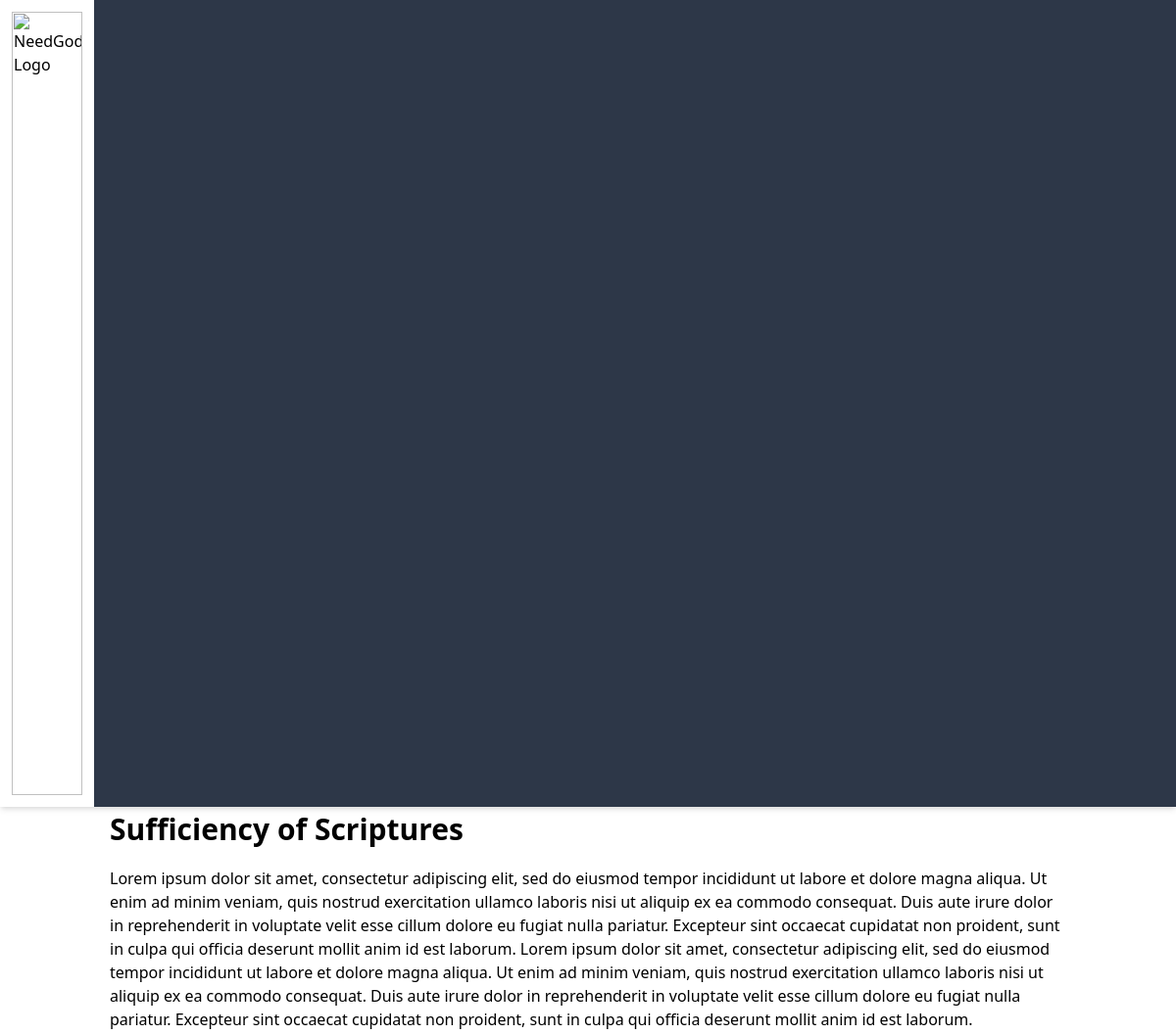
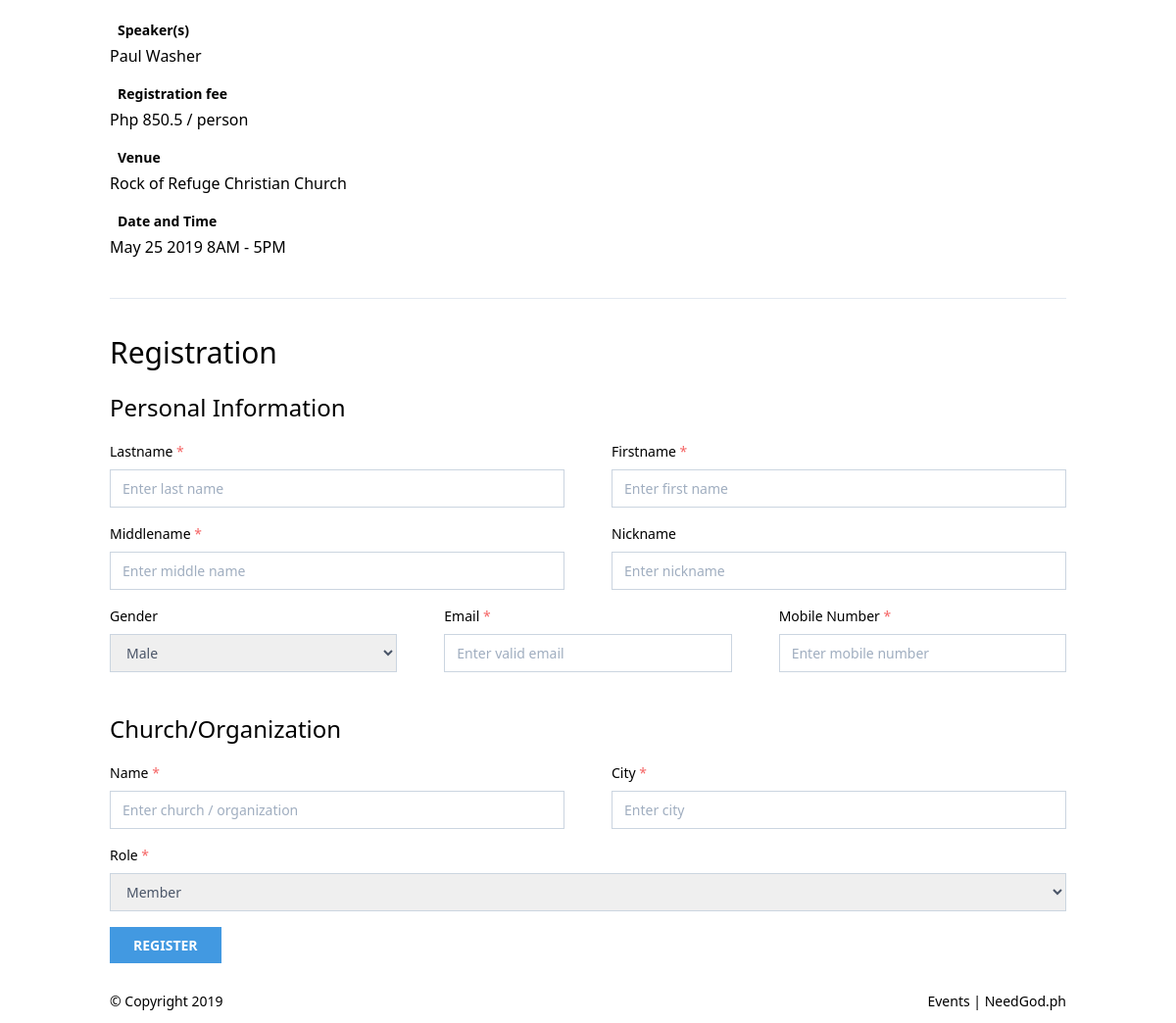
Screenshot of /event/2 with the database file from the repository (2 pictures, top to bottom).
### tables this page shows
CREATE TABLE IF NOT EXISTS `events` (
  `id` int(11) NOT NULL AUTO_INCREMENT,
  `title` varchar(128) NOT NULL,
  `details` text NOT NULL,
  `speakers` varchar(128) NOT NULL,
  `venue` varchar(128) NOT NULL,
  `reg_fee` float NOT NULL,
  `reg_fee_details` text NOT NULL,
  `image` text NOT NULL,
  `date` text NOT NULL,
  `date_start` date NOT NULL,
  `date_end` date NOT NULL,
  `status` varchar(32) NOT NULL DEFAULT 'draft',
  PRIMARY KEY (`id`)
);

### application/controllers/Events.php (called while the page is built, shortened)
<?php
class Events extends CI_Controller
{
	public function __construct()
	{
		$this->load->model('event_model', 'event');
		$this->load->library('form_validation');
	}
	public function single($id)
	{
		$event = $this->event->fetch($id);
		$data['event'] = $event;
		$data['title'] = "Event | " . $data['event']['title'];
		$this->load->view('templates/header.php', $data);
		$this->load->view('pages/events/single.php', $data);
		$this->load->view('templates/footer.php', $data);
	}
}

### index.php (called while the page is built, shortened)
<?php
require_once BASEPATH.'core/CodeIgniter.php';

### application/models/event_model.php (called while the page is built, shortened)
<?php
class Event_model extends CI_Model
{
	public function fetch($id = NULL)
	{
		$result = $this->db->get_where('events', ['id' => $id]);
		return $result->row_array();
	}
}

### application/views/pages/events/single.php (the view, shortened to what this page needs)
<div>
	<div class="container mx-auto px-6">
		<article class="mb-8 pb-6 border-b border-b-gray-100">
			<h1 class="text-3xl font-bold mb-4"><?php echo $event['title'] ?></h1>
			<div class="event-card-details mb-6">
				<?php echo $event['details'] ?>
			</div>
			<div class="mb-4">
				<h2 class="font-bold mb-1 text-sm flex items-center">
					<i class="icon ion-ios-person text-red-600 mr-2"></i> Speaker(s)
				</h2>
				<p class=""><?php echo $event['speakers'] ?></p>
			</div>
			<div class="mb-4">
				<h2 class="font-bold mb-1 text-sm flex items-center">
					<i class="icon ion-ios-pricetag text-red-600 mr-2"></i> Registration fee
				</h2>
				<p class=""><?php echo $event['reg_fee_details'] ?></p>
			</div>
			<div class="mb-4">
				<h2 class="font-bold mb-1 text-sm flex items-center">
					<i class="icon ion-ios-map text-red-600 mr-2"></i> Venue
				</h2>
				<p class=""><?php echo $event['venue'] ?></p>
			</div>
			<div class="mb-4">
				<h2 class="font-bold mb-1 text-sm flex items-center">
					<i class="icon ion-ios-calendar text-red-600 mr-2"></i> Date and Time
				</h2>
				<p class=""><?php echo $event['date']; ?></p>
			</div>
		</article>
		<?php include('reg-form.php') ?>
	</div>
</div>

### rows the page displays
events: title "Sufficiency of Scriptures", details "Lorem ipsum dolor sit amet, consectetur adipiscing elit, sed do eiusmod tempor incididunt ut labore et dolore magna aliqua. Ut enim ad minim veniam, quis nostrud exercitation ullamco laboris nisi ut aliquip ex ea commodo consequat. Duis aute irure dolor in reprehenderit in voluptate velit esse cillum dolore eu fugiat nulla pariatur. Excepteur sint occaecat cupidatat non proident, sunt in culpa qui officia deserunt mollit anim id est laborum. Lorem ipsum dolor sit amet, consectetur adipiscing elit, sed do eiusmod tempor incididunt ut labore et dolore magna aliqua. Ut enim ad minim veniam, quis nostrud exercitation ullamco laboris nisi ut aliquip ex ea commodo consequat. Duis aute irure dolor…", speakers "Paul Washer", reg_fee_details "Php 850.5 / person", venue "Rock of Refuge Christian Church", date "May 25 2019 8AM - 5PM"
